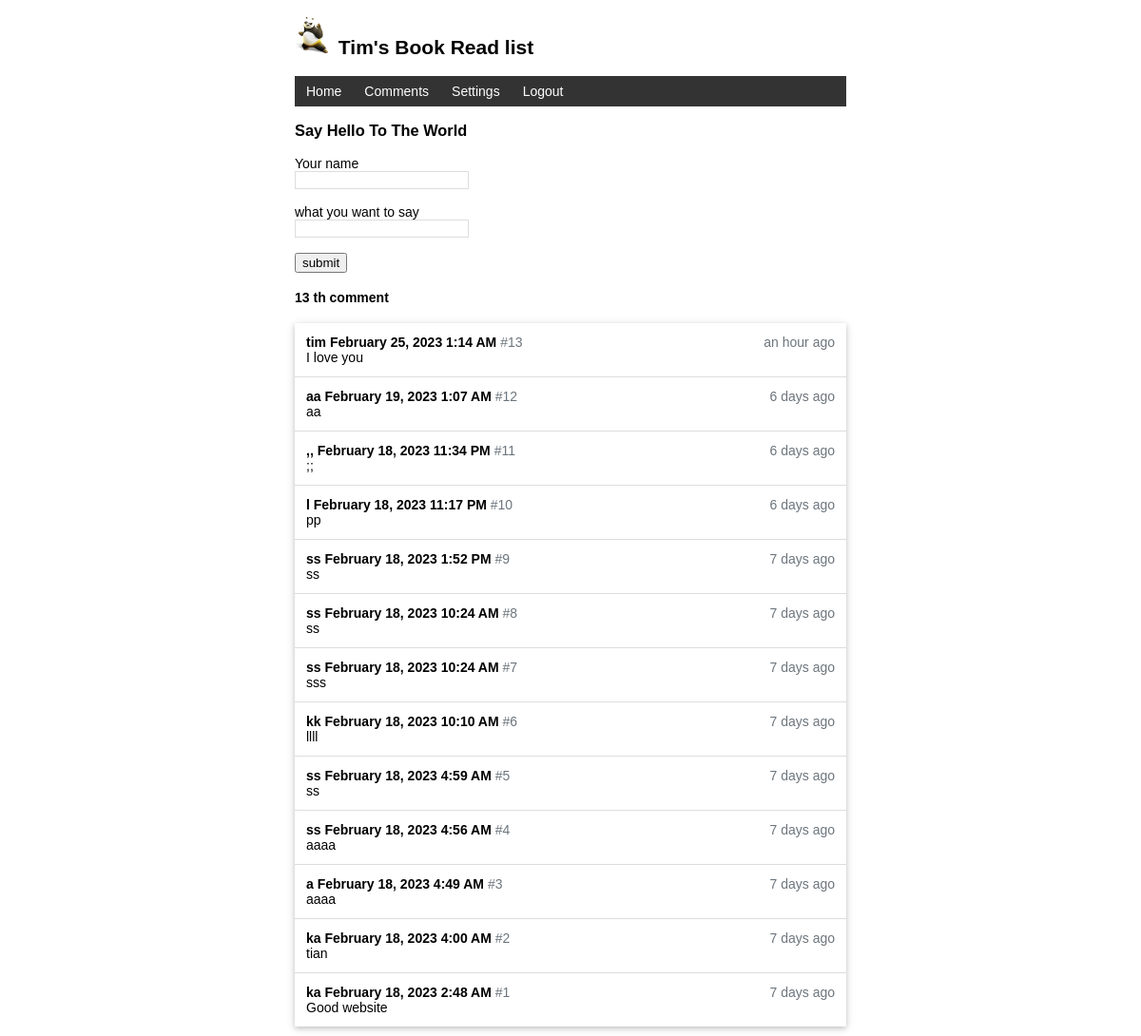
The page /comment (signed in) on the database its author committed.
### app.py (models this page shows, shortened)
class User(db.Model, UserMixin):  # table name is user（
    id = db.Column(db.Integer, primary_key=True)  # key
    name = db.Column(db.String(20))  # name
    username = db.Column(db.String(20))  # username
    password_hash = db.Column(db.String(128))  # passwprd hash

class Message(db.Model):
    id = db.Column(db.Integer, primary_key=True)
    name = db.Column(db.String(20))
    body = db.Column(db.String(200))
    timestamp = db.Column(db.DateTime, default=datetime.utcnow, index=True)

### app.py (the view, shortened to what this page needs)
@app.route('/comment', methods=['get', 'post'])
def comment():
    messages = Message.query.order_by(Message.timestamp.desc()).all()
    print(messages[0].timestamp)
    return render_template('comment.html', messages=messages)

### app.py (called while the page is built)
@app.context_processor
def inject_user():  # you can change the function name
    user = User.query.first()
    return dict(user=user)  # return dict,is equal return {'user': user}

@login_manager.user_loader
def load_user(user_id):  # create user and load the load_user function to accpet the id as paramter
    user = User.query.get(int(user_id))  # use id as user's primiary key to query user
    return user  # return user object

### templates/comment.html (shortened to what this page needs)
{% extends 'base.html' %}
{% block content %}
    <h3>Say Hello To The World</h3>
    <form method="post">
        <label for="name">Your name</label><br>
        <input id="name" type="text" name="name" autocomplete="off" required><br><br>
        <label for="body">what you want to say</label><br>
        <input id="body" type="text" name="body" autocomplete="off" required><br><br>
        <input class="butn" type="submit" name="submit" value="submit">
    </form>
    <h4>
        {{ messages|length }} th comment
    </h4>
    <ul class="message-list">
        {% for message in messages %}
            <li class="message-list-item">
                <div class="message-title">
                    <strong>
                        {{ message.name }}
                    </strong>
                    <strong>
                        {{ moment(message.timestamp).format('LLL') }}
                    </strong>
                    <span class="item-num">
                        #{{ loop.revindex }}
                    </span>
                    <span class="float-right">
                        {{ moment(message.timestamp).fromNow(refresh=True) }}
                    </span>
                </div>
                <div class="message-content">
                    <span>
                        {{ message.body }}
                    </span>
                </div>
            </li>
        {% endfor %}
    </ul>
<!-- {% endblock %}

### templates/base.html (shortened to what this page needs)
<!DOCTYPE html>
<html lang="en">
<head>
    {% block head %}
    <link rel="stylesheet" href="{{ url_for('static', filename='style.css') }}" type="text/css">
    {% endblock %}
 </head>
</head>
<body>
    <h2>
        <img alt="Avatar", class="avatar"  src="{{ url_for('static', filename='images/panda.png') }}">
        {{ user.name }}'s Book Read list
    </h2>
    <nav>
        <ul>
            <li><a href="{{ url_for('index') }}">Home</a></li>
            <li><a href="{{ url_for('comment') }}">Comments</a></li>
            {% if current_user.is_authenticated %}
            <li><a href="{{ url_for('settings') }}">Settings</a></li>
            <li><a href="{{ url_for('logout') }}">Logout</a></li>
            {% else %}
            <li><a href="{{ url_for('login') }}">Login</a></li>
            {% endif %}
        </ul>
    </nav>
    {% block content %}
    {% endblock %}

### static/style.css (style rules this page uses)
body { margin: auto; max-width: 580px; font-size: 14px; font-family: Helvetica, Arial, sans-serif; }
.avatar { width: 40px; }
nav ul { list-style-type: none; margin: 0; padding: 0; overflow: hidden; background-color: #333; }
nav li { float: left; }
nav li a { display: block; color: white; text-align: center; padding: 8px 12px; text-decoration: none; }
.float-right { float: right; }
input[type=submit] { font-family: inherit; }
input[type=text] { border: 1px solid #ddd; }
.message-list { list-style-type: none; padding: 0; margin-bottom: 10px; box-shadow: 0 2px 5px 0 rgba(0, 0, 0, 0.16), 0 2px 10px 0 rgba(0, 0, 0, 0.12); }
.message-list li { padding: 12px; border-bottom: 1px solid #ddd; }
.message-list li:last-child { border-bottom:none; }
.float-right { float: right; color: #6c757d; text-decoration: none; }
.item-num { color: #6c757d }

### rows shown on the page
User: name "Tim"
Message: name "tim", timestamp "February 25, 2023 1:14 AM", timestamp "an hour ago", body "I love you"
Message: name "aa", timestamp "February 19, 2023 1:07 AM", timestamp "6 days ago", body "aa"
Message: name ",,", timestamp "February 18, 2023 11:34 PM", timestamp "6 days ago", body ";;"
Message: name "l", timestamp "February 18, 2023 11:17 PM", timestamp "6 days ago", body "pp"
Message: name "ss", timestamp "February 18, 2023 1:52 PM", timestamp "7 days ago", body "ss"
Message: name "ss", timestamp "February 18, 2023 10:24 AM", timestamp "7 days ago", body "ss"
Message: name "ss", timestamp "February 18, 2023 10:24 AM", timestamp "7 days ago", body "sss"
Message: name "kk", timestamp "February 18, 2023 10:10 AM", timestamp "7 days ago", body "llll"
Message: name "ss", timestamp "February 18, 2023 4:59 AM", timestamp "7 days ago", body "ss"
Message: name "ss", timestamp "February 18, 2023 4:56 AM", timestamp "7 days ago", body "aaaa"
Message: name "a", timestamp "February 18, 2023 4:49 AM", timestamp "7 days ago", body "aaaa"
Message: name "ka", timestamp "February 18, 2023 4:00 AM", timestamp "7 days ago", body "tian"
Message: name "ka", timestamp "February 18, 2023 2:48 AM", timestamp "7 days ago", body "Good website"

### other values the page prints
{{ messages|length }} "13"
